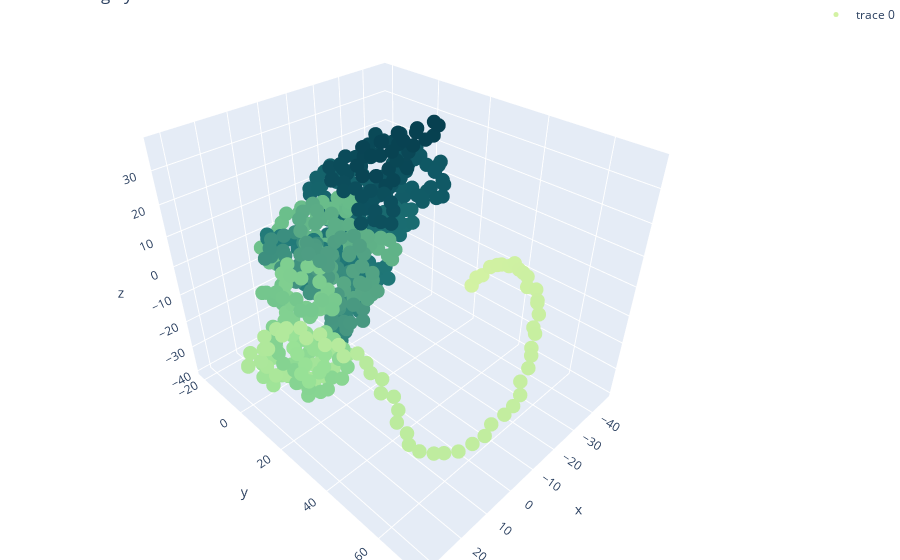

Notebook code cell kept with this figure:
### Markdown cell above
-------------------------------------------------------------------------------------------------------------------------------
#### <center><font color = #03989e>Protein P06576</font></center>
-------------------------------------------------------------------------------------------------------------------------------

### Code cell
N = 100000

trace1 = go.Scatter3d(x = protein3.x.values[0:N], 
                     y = protein3.y.values[0:N], 
                     z = protein3.z.values[0:N], 
                     mode = 'markers', 
                     marker = dict(
                         color = protein3.index.values[0:N], 
                         colorscale = "emrld", 
                         opacity = 1, size = 5
                     ))
figure_data = [trace1]
layout = go.Layout(title = 'Coloring by index', 
                   scene = dict(
                   xaxis = dict(title = "x"), 
                   yaxis = dict(title = "y"), 
                   zaxis = dict(title = "z")), 
                   margin = dict(
                   l = 0, r = 0, b = 0, t = 0),
                   showlegend = True
)

fig = go.Figure(data = figure_data, layout = layout)
py.iplot(fig, filename = 'simple-3d-scatter')

### Figure 1 — Plotly figure (JSON) as saved in the notebook; plotly's stock layout.template omitted (floating-point values rounded to 4 significant figures; data arrays with more than 128 entries replaced by an {"elided": "..."} marker saying what was removed)
{"data": [{"marker": {"color": {"elided": "529 int values"}, "colorscale": [[0, "rgb(211, 242, 163)"], [0.1667, "rgb(151, 225, 150)"], [0.3333, "rgb(108, 192, 139)"], [0.5, "rgb(76, 155, 130)"], [0.6667, "rgb(33, 122, 121)"], [0.8333, "rgb(16, 89, 101)"], [1, "rgb(7, 64, 80)"]], "opacity": 1, "size": 5}, "mode": "markers", "type": "scatter3d", "x": {"elided": "529 float values"}, "y": {"elided": "529 float values"}, "z": {"elided": "529 float values"}}], "layout": {"margin": {"b": 0, "l": 0, "r": 0, "t": 0}, "scene": {"xaxis": {"title": {"text": "x"}}, "yaxis": {"title": {"text": "y"}}, "zaxis": {"title": {"text": "z"}}}, "showlegend": true, "title": {"text": "Coloring by index"}}}
